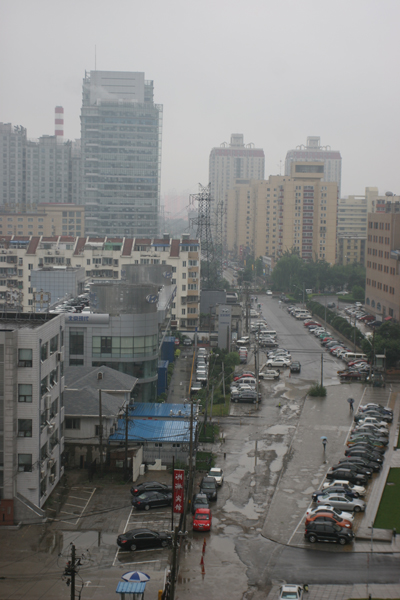
#> input picture image_dehaze/image/15.png, 400 x 600 px, found by its file name
$ python run.py -i ../../image_dehaze/image/15.png -o ../../image_dehaze/image/J.png   (Python 2 division)   (older library calls are emulated)
#> lines starting #> are read from the running program, lines starting #| are printed output that depends on the picture; after the words box and inside, x2 and y2 are one past the last pixel; in counts of white or black regions, pixels touching at a corner belong together
### Image-Dehazing-using-CNN/src/AImage.py
import numpy;
from scipy import misc;

#A class to hold an Image
class AImage(object):
    """
    Class to hold an Image.
    """
    #img_array is the matrix of pixels in img
    __img_array__ = None;
    #filename is the path to the image in img
    __filename__ = None;

    def __init__(self, img=None, filename=None):
        self.__filename__ = filename
        self.__img_array__ = img

    def height(self):
        return self.__img_array__.shape[0]

    def width(self):
        return self.__img_array__.shape[1]

    def colors(self):
        return self.__img_array__.shape[2]

    def filename(self):
        return self.__filename__

    def __getitem__(self, index):
        return self.__img_array__[index]

    def __setitem__(self, index, value):
        self.__img_array__[index] = value

    def array(self):
        return self.__img_array__

    def show(self):
        misc.imshow(self.__img_array__)

    # [9 lines left out: function fromarray, not called in this run]

    @staticmethod
    def open(filename):
        try:
            array = misc.imread(filename)
#> array is the input picture: shape (600, 400, 3); mean R, G, B 125.5, 125.7, 124.4
            #check if the array is float type
            if array.dtype != numpy.float64:
                #cast to float with values from 0 to 1
                array = numpy.divide(numpy.asfarray(array), 255.0)

            img = AImage(array, filename)
        except IOError:
            raise IOError

        return img

    @staticmethod
    def save(im, filename):
        if type(im) is AImage:
            misc.imsave(filename, im.array())
            simg = AImage(im.array(), filename)
        elif type(im) is numpy.ndarray:
            misc.imsave(filename, im)
            simg = AImage(im, filename)
        else:
            raise TypeError('im parameter should be either a numpy.ndarray or AImage.AImage')

        return simg


### Image-Dehazing-using-CNN/src/DarkChannel.py
import numpy;

def estimate(imgar, ps=15):

    #Padding of the image to have windows of ps x ps size centered at each image pixel
    impad = numpy.pad(imgar, [(ps/2,ps/2), (ps/2,ps/2) , (0,0)], 'edge')

    #Jdark is the Dark channel to be found
    jdark = numpy.zeros((imgar.shape[0],imgar.shape[1]))

    for i in range(ps/2, (imgar.shape[0]+ps/2)):
        for j in range(ps/2, (imgar.shape[1]+ps/2)):
            #creates the patch P(x) of size ps x ps centered at x
            patch = impad[i-ps/2:i+1+ps/2, j-ps/2:j+1+ps/2]
            #selects the minimum value in this patch and set as the dark channel of pixel x
            jdark[i-ps/2, j-ps/2] = patch.min()

    return jdark


### Image-Dehazing-using-CNN/src/AtmLight.py
import numpy;

def estimate(imgar, jdark, px=1e-3):

    #reshape both matrix to get it in 1-D array shape
    imgavec = numpy.resize(imgar, (imgar.shape[0]*imgar.shape[1], imgar.shape[2]))
    jdarkvec = numpy.reshape(jdark, jdark.size)

    #the number of pixels to be considered
    numpx = numpy.int(jdark.size * px)

    #index sort the jdark channel in descending order
    isjd = numpy.argsort(-jdarkvec)

    asum = numpy.array([0.0,0.0,0.0])
    for i in range(0, numpx):
        asum[:] += imgavec[isjd[i], :]

    A = numpy.array([0.0,0.0,0.0])
    A[:] = asum[:]/numpx

    #returns the calculated airlight A
    return A


### Image-Dehazing-using-CNN/src/Dehaze.py
import DarkChannel;
import AtmLight;
import Transmission;
import Refine;
import Radiance;
import numpy;


def dehaze(imgar, a=None, t=None, rt=None, tmin=0.1, ps=15, w=0.95, px=1e-3, r=40, eps=1e-3, m=False):
    """
    Parameters
    -----------
    imgar:    an H*W RGB hazed image
    a:        the atmospheric light RGB array of imgar (default=None, will be calculated internally)
    t:        the transmission matrix H*W of imgar (default=None, will be calculated internally)
    rt:       the raw transmission matrix H*W of imgar, to be refined (default=None, will be calculated internally)
    tmin:     the minimum value the transmission can take (default=0.1)
    ps:       the patch size for dark channel estimation (default=15)
    w:        the omega weight, ammount of haze to be kept (default=0.95)
    px:       the percentage of brightest pixels to be considered when estimating atmospheric light (default=1e-3, i.e. 0.1%)
    r:        the radius of the guided filter in pixels (default=40)
    eps:      the epsilon parameter for guided filter (default=1e-3)
    m:        print out messages along processing

    Return
    -----------
    The dehazed image version of imgar, dehazed (a H*W RGB matrix).
    """

    jdark = DarkChannel.estimate(imgar, ps)
#> after the loop in estimate, `for i in range(ps/2, (imgar.shape[0]+ps/2)):`:
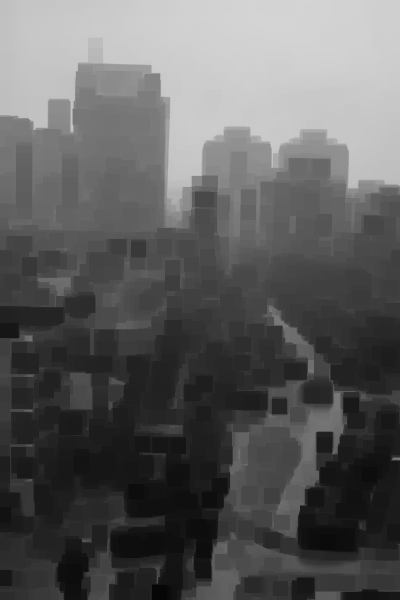
#> jdark: shape (600, 400) float64; min 0.0235, max 0.831, mean 0.368
    #return jdark
    #if no atmospheric given
    if a == None:
        a = AtmLight.estimate(imgar, jdark)
#> after the loop in estimate, `for i in range(0, numpx):`: asum = [200.8, 200.6, 202.5]
#> a = [0.837, 0.836, 0.844]
        if(m == True):
            print 'Atmospheric Light estimated.'

    #if no raw transmission and complete transmission given
    if rt == None and t == None:
        rt = Transmission.estimate(imgar, a, w)
#> after the loop in estimate, `for c in range(0, imgar.shape[2]):`:
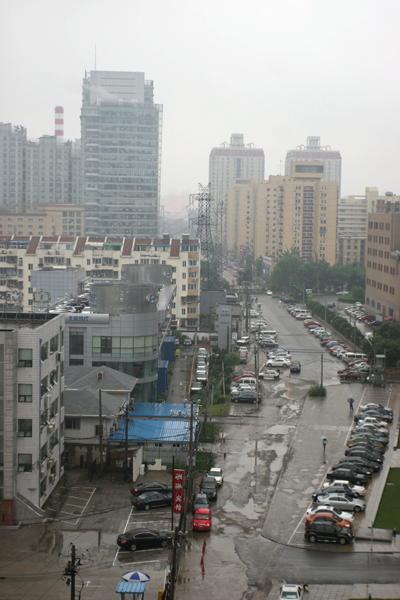
#> nimg: shape (600, 400, 3) float64; mean R, G, B 0.588, 0.59, 0.578; drawn with min black and max white
        #threshold of raw transmission
        rt = numpy.maximum(rt, tmin)
        if(m == True):
            print 'Transmission estimated.'

    #if no complete transmission given, refine the raw using guided filter
    if t == None:
        t = Refine.guided_filter(imgar, rt)
        if(m == True):
           print 'Transmission refined.'

    #recover the scene radiance
    dehazed = Radiance.recover(imgar, a, t, tmin)
    if(m == True):
       print 'Radiance recovered.'

    return dehazed

### Image-Dehazing-using-CNN/src/Transmission.py
import numpy;
import DarkChannel;


def estimate(imgar, A, w=0.95):
    """
    Parameters
    -----------
    imgar:    an H*W RGB hazed image
    A:        the atmospheric light of imgar
    w:        the omega weight parameter, the amount of haze to be removed (default=0.95)

    Return
    -----------
    The transmission estimated in imgar, t (a H*W matrix).
    """
    #the normalized haze image
    nimg = numpy.zeros(imgar.shape)

    #calculate the normalized haze image
    for c in range(0, imgar.shape[2]):
        nimg[:,:,c] = imgar[:,:,c]/A[c]

    #estimate the dark channel of the normalized haze image
    njdark = DarkChannel.estimate(nimg)
#> call 2 of estimate, with ps = 15
#> after the loop in estimate (call 2), `for i in range(ps/2, (imgar.shape[0]+ps/2)):`:
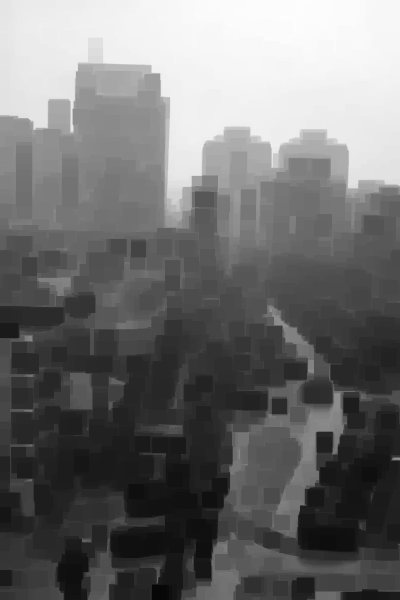
#> jdark: shape (600, 400) float64; min 0.0279, max 0.995, mean 0.439

    #calculates the transmisson t
    t = 1-w*njdark+0.25

    return t

### Image-Dehazing-using-CNN/src/Refine.py
import numpy;

def guided_filter(imgar, p, r=40, eps=1e-3):
    """
    Parameters
    -----------
    imgar:    an H*W RGB image used as guidance.
    p:        the H*W filter to be guided
    r:        the radius of the guided filter (in pixels, default=40)
    eps:      the epsilon parameter (default=1e-3)

    Return
    -----------
    The guided filter p'.
    """
    #H: height, W: width, C:colors
    H, W, C = imgar.shape
    #S is a matrix with the sizes of each local patch (window wk)
    S = __boxfilter__(numpy.ones((H, W)), r)

    #the mean value of each channel in imgar
    mean_i = numpy.zeros((C, H, W))

    for c in range(0, C):
        mean_i[c] = __boxfilter__(imgar[:,:, c], r)/S

    #the mean of the guided filter p
    mean_p = __boxfilter__(p, r)/S

    #the correlation of (imgar, p) corr_ip in each channel
    mean_ip = numpy.zeros((C, H, W))
    for c in range(0, C):
        mean_ip[c] = __boxfilter__(imgar[:,:,c]*p, r)/S

    #covariance of (imgar, p) cov_ip in each channel
    cov_ip = numpy.zeros((C, H, W))
    for c in range(0, C):
        cov_ip[c] = mean_ip[c] - mean_i[c]*mean_p

    #variance of imgar in each local patch (window wk), used to build the matrix sigma_k in eq.(14)
    #The variance in each window is a 3x3 symmetric matrix with variance as its values:
    #           rr, rg, rb
    #   sigma = rg, gg, gb
    #           rb, gb, bb
    var_i = numpy.zeros((C, C, H, W))
    #variance of (Red, Red)
    var_i[0, 0] = __boxfilter__(imgar[:,:,0]*imgar[:,:,0], r)/S - mean_i[0]*mean_i[0]
    #variance of (Red, Green)
    var_i[0, 1] = __boxfilter__(imgar[:,:,0]*imgar[:,:,1], r)/S - mean_i[0]*mean_i[1]
    #variance of (Red, Blue)
    var_i[0, 2] = __boxfilter__(imgar[:,:,0]*imgar[:,:,2], r)/S - mean_i[0]*mean_i[2]
    #variance of (Green, Green)
    var_i[1, 1] = __boxfilter__(imgar[:,:,1]*imgar[:,:,1], r)/S - mean_i[1]*mean_i[1]
    #variance of (Green, Blue)
    var_i[1, 2] = __boxfilter__(imgar[:,:,1]*imgar[:,:,2], r)/S - mean_i[1]*mean_i[2]
    #variance of (Blue, Blue)
    var_i[2, 2] = __boxfilter__(imgar[:,:,2]*imgar[:,:,2], r)/S - mean_i[2]*mean_i[2]

    a=numpy.zeros((H,W,C))

    for i in range(0, H):
        for j in range(0, W):
            sigma = numpy.array([ [var_i[0, 0, i, j], var_i[0, 1, i, j], var_i[0, 2, i, j]],
                                  [var_i[0, 1, i, j], var_i[1, 1, i, j], var_i[1, 2, i, j]],
                                  [var_i[0, 2, i, j], var_i[1, 2, i, j], var_i[2, 2, i, j]]])

            #covariance of (imgar, p) in pixel (i,j) for the 3 channels
            cov_ip_ij = numpy.array([ cov_ip[0, i, j], cov_ip[1, i, j], cov_ip[2, i, j]])

            a[i, j] = numpy.dot(cov_ip_ij, numpy.linalg.inv(sigma + eps*numpy.identity(3))) #eq.(14)

    b = mean_p - a[:,:,0]*mean_i[0,:,:] - a[:,:,1]*mean_i[1,:,:] - a[:,:,2]*mean_i[2,:,:] #eq.(15)

    #the filter p'  eq.(16)
    pp = ( __boxfilter__(a[:,:,0], r)*imgar[:,:,0]
          +__boxfilter__(a[:,:,1], r)*imgar[:,:,1]
          +__boxfilter__(a[:,:,2], r)*imgar[:,:,2]
          +__boxfilter__(b, r) )/S

    return pp


def __boxfilter__(m, r):
    """
    Parameters
    ----------
    m:  a 2-D matrix data normalized to [0.0, 1.0]
    r:  radius of the window considered

    Return
    -----------
    The filtered matrix m'.
    """
    #H: height, W: width
    H, W = m.shape
    #the output matrix m'
    mp = numpy.zeros(m.shape)

    #cumulative sum over y axis
    ysum = numpy.cumsum(m, axis=0)
    #copy the accumulated values of the windows in y
    mp[0:r+1, : ] = ysum[r:(2*r)+1, : ]
    #differences in y axis
    mp[r+1:H-r, : ] = ysum[(2*r)+1: , : ] - ysum[ :H-(2*r)-1, : ]
    mp[(-r): , : ] = numpy.tile(ysum[-1, : ], (r, 1)) - ysum[H-(2*r)-1:H-r-1, : ]

    #cumulative sum over x axis
    xsum = numpy.cumsum(mp, axis=1)
    #copy the accumulated values of the windows in x
    mp[ : , 0:r+1] = xsum[ : , r:(2*r)+1]
    #difference over x axis
    mp[ : , r+1:W-r] = xsum[ : , (2*r)+1: ] - xsum[ : , :W-(2*r)-1]
    mp[ : , -r: ] = numpy.tile(xsum[ : , -1][:, None], (1, r)) - xsum[ : , W-(2*r)-1:W-r-1]

    return mp

### Image-Dehazing-using-CNN/src/Radiance.py
import numpy;

def recover(imgar, atm, t, tmin=0.1):
    """
    Parameters
    -----------
    imgar:    an H*W RGB hazed image
    atm:      the atmospheric light in imgar
    t:        the transmission in imgar
    tmin:     the minimum value that transmission can take (default=0.1)

    Return
    -----------
    The imaged recovered and dehazed, j (a H*W RGB matrix).
    """

    #the output dehazed image
    j = numpy.zeros(imgar.shape)

    #equation (16)
    for c in range(0, imgar.shape[2]):
        j[:,:, c] = ((imgar[:,:,c]-atm[c])/numpy.maximum(t[:,:], tmin))+atm[c]

    return j/numpy.amax(j)

### Image-Dehazing-using-CNN/src/run.py
import argparse;
import sys; sys.dont_write_bytecode = True
from AImage import AImage;
from Dehaze import dehaze;
import numpy;


#Prepare the arguments the program shall receive
def __prepareargs__():
    parser = argparse.ArgumentParser(description='Single Image Haze Removal.')
    parser.add_argument('-i', nargs=1, type=str, help='input image path', required=True)
    parser.add_argument('-o', nargs=1, type=str, help='output image path', required=True)
    parser.add_argument('-a', nargs=1, type=str, help='atm. light file path (default=None)', required=False)
    parser.add_argument('-t', nargs=1, type=str, help='transmission file path (default=None)', required=False)
    parser.add_argument('-rt', nargs=1, type=str, help='raw transmission file path (default=None)', required=False)
    parser.add_argument('-tmin', nargs=1, type=float, help='minimum transmission allowed (default=0.1)', required=False)
    parser.add_argument('-ps', nargs=1, type=int, help='patch size (default=15)', required=False)
    parser.add_argument('-w', nargs=1, type=float, help='omega weight (default=0.95)', required=False)
    parser.add_argument('-px', nargs=1, type=float, help='percentage of pixels for the atm. light (default=1e-3)', required=False)
    parser.add_argument('-r', nargs=1, type=int, help='pixel radius of guided filter (default=40)', required=False)
    parser.add_argument('-eps', nargs=1, type=float, help='epsilon of guided filter(default=1e-3)', required=False)
    parser.add_argument('-m', action='store_const', help='print out messages along processing', const=True, default=False, required=False)

    return parser

#Parse the input arguments and returns a dictionary with them
def __getargs__(parser):
    args = vars(parser.parse_args())
    return args


#The main module, in case this program was called as the main program
if __name__ == '__main__':
    #receive and prepare the arguments
    parser = __prepareargs__()
    args = __getargs__(parser)

    #get required parameters
    #input_img_file = args['i'][0]
    #output_img_file = args['o'][0]
    input_img_file = '/Users/Sanjay/Documents/CDSAML_Project/image_dehaze/image/15.png'
    output_img_file = '/Users/Sanjay/Documents/CDSAML_Project/image_dehaze/image/j.png'

    #default values of optional parameters
    a = None
    t = None
    rt = None
    tmin=0.1
    ps=15
    w=0.95
    px=1e-3
    r=40
    eps=1e-3
    m = args['m']

    #check for optional parameters
    if args['a'] != None:
        a = numpy.loadtxt(args['a'][0])
    if args['t'] != None:
        t = numpy.loadtxt(args['t'][0])
    if args['rt'] != None:
        rt = numpy.loadtxt(args['rt'][0])
    if args['tmin'] != None:
        tmin = args['tmin'][0]
    if args['ps'] != None:
        ps = args['ps'][0]
    if args['w'] != None:
        w = args['w'][0]
    if args['px'] != None:
        px = args['px'][0]
    if args['r'] != None:
        r = args['r'][0]
    if args['eps'] != None:
        eps = args['eps'][0]

    #tries to open the input image
    try:
        img = AImage.open(input_img_file)
        if(m == True):
            print 'Image \''+input_img_file+'\' opened.'
    except IOError:
        print 'File \''+input_img_file+'\' cannot be found.'
        sys.exit()

    #Dehaze the input image
    oimg = dehaze(img.array(), a, t, rt, tmin, ps, w, px, r, eps, m)
#> in __boxfilter__, `ysum = numpy.cumsum(m, axis=0)`: m: shape (600, 400) float64; every value is 1
#> in __boxfilter__, `mp[ : , -r: ] = numpy.tile(xsum[ : , -1][:, None], (1, r)) - xsum[ : ,..`: mp: shape (600, 400) float64; min 1681, max 6561, mean 6018.7
#> in __boxfilter__ (call 5), `mp[(-r): , : ] = numpy.tile(ysum[-1, : ], (r, 1)) - ysum[H-(2*r)-1:H-r..`: mp: shape (600, 400) float64; min 12.61, max 95.61, mean 65.6
#> in __boxfilter__ (call 5), `mp[ : , 0:r+1] = xsum[ : , r:(2*r)+1]`: mp: shape (600, 400) float64; min 12.61, max 7276.6, mean 482.9
#> in __boxfilter__ (call 5), `mp[ : , -r: ] = numpy.tile(xsum[ : , -1][:, None], (1, r)) - xsum[ : ,..`:
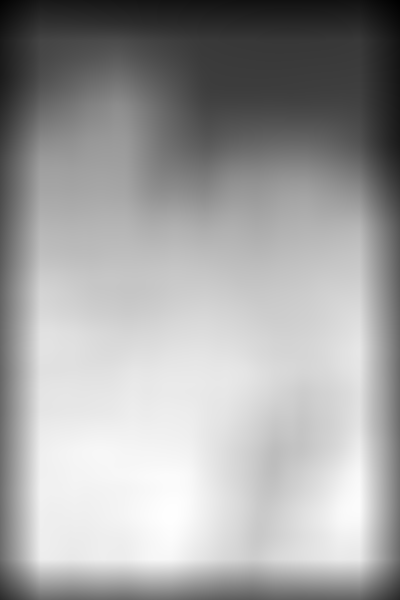
#> mp: shape (600, 400) float64; min 547.8, max 7642.6, mean 5037.8; drawn with min black and max white
#> in __boxfilter__ (call 9), `mp[(-r): , : ] = numpy.tile(ysum[-1, : ], (r, 1)) - ysum[H-(2*r)-1:H-r..`:
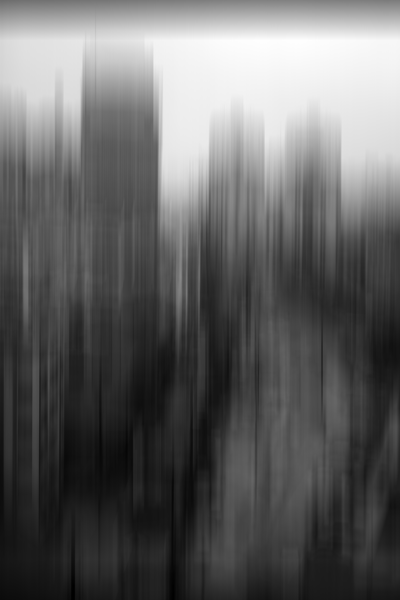
#> mp: shape (600, 400) float64; min 0.319, max 55.72, mean 22; drawn with min black and max white
#> in __boxfilter__ (call 9), `xsum = numpy.cumsum(mp, axis=1)`:
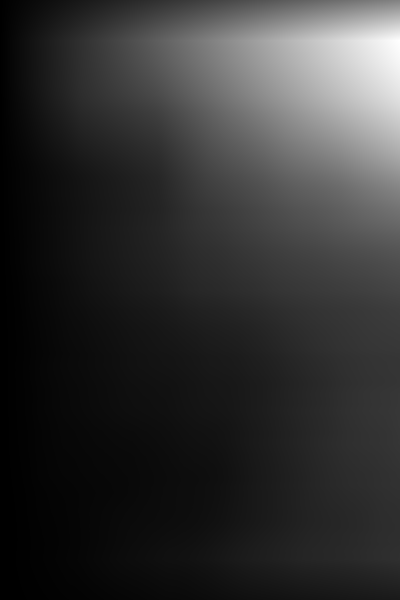
#> xsum: shape (600, 400) float64; min 2.86, max 21098.1, mean 4157.2; drawn with min black and max white
#> in __boxfilter__ (call 9), `mp[ : , 0:r+1] = xsum[ : , r:(2*r)+1]`: mp: shape (600, 400) float64; 10.25% of pixels changed, all inside (x1, y1, x2, y2) = (0, 0, 41, 600)
#> in __boxfilter__ (call 10), `mp[(-r): , : ] = numpy.tile(ysum[-1, : ], (r, 1)) - ysum[H-(2*r)-1:H-r..`: mp: shape (600, 400) float64; min 0.333, max 55.67, mean 22
#> in __boxfilter__ (call 10), `mp[ : , 0:r+1] = xsum[ : , r:(2*r)+1]`:
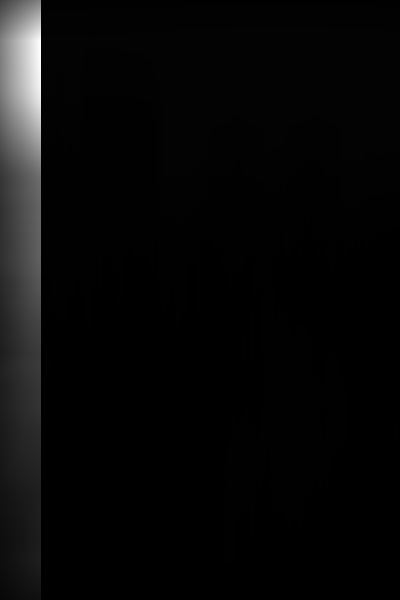
#> mp: shape (600, 400) float64; min 0.333, max 3987.1, mean 142.8; drawn with min black and max white

    #save the image to file
    simg = AImage.save(oimg, output_img_file)
    if(m == True):
        print 'Image \''+output_img_file+'\' saved.'

    print 'Dehazing finished!'

$ run again, with image_dehaze/image/16.png copied over image_dehaze/image/15.png
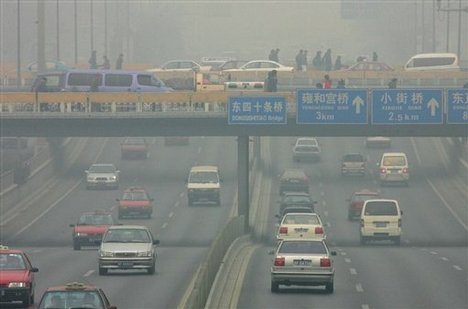
#> input picture image_dehaze/image/16.png, 468 x 309 px, found by its file name
#> in open, array is the input picture: shape (309, 468, 3); mean R, G, B 129.8, 134.6, 130.6
#> after the loop in estimate, `for i in range(ps/2, (imgar.shape[0]+ps/2)):`:
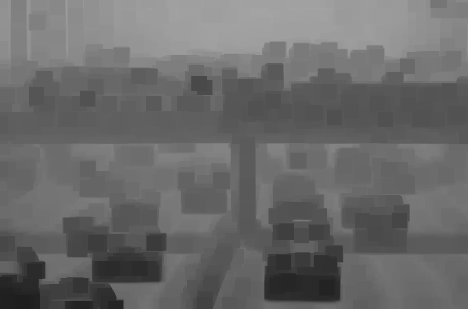
#> jdark: shape (309, 468) float64; min 0.118, max 0.643, mean 0.415
#> after the loop in estimate, `for i in range(0, numpx):`: asum = [98.53, 99.16, 93.2]
#> a = [0.684, 0.689, 0.647]
#> m: shape (309, 468) float64; every value is 1
#> in __boxfilter__ (call 10), `mp[ : , 0:r+1] = xsum[ : , r:(2*r)+1]`:
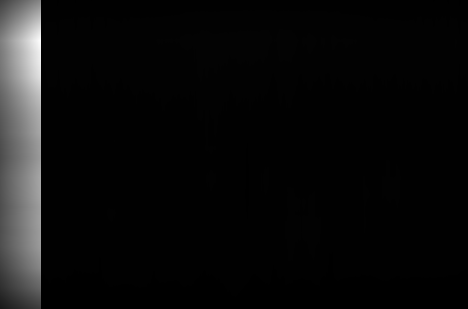
#> mp: shape (309, 468) float64; min 5.37, max 2337.3, mean 121.7; drawn with min black and max white

$ run again, with image_dehaze/image/17.png copied over image_dehaze/image/15.png
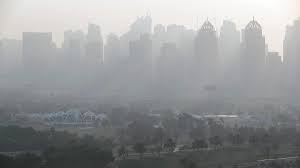
#> input picture image_dehaze/image/17.png, 300 x 168 px, found by its file name
#> in open, array is the input picture: shape (168, 300, 3); mean R, G, B 148.3, 149.8, 151
#> after the loop in estimate, `for i in range(ps/2, (imgar.shape[0]+ps/2)):`:
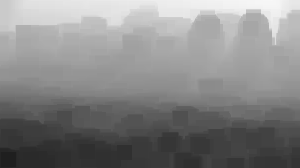
#> jdark: shape (168, 300) float64; min 0.122, max 0.973, mean 0.52
#> after the loop in estimate, `for i in range(0, numpx):`: asum = [49.68, 49.65, 49.25]
#> a = [0.994, 0.993, 0.985]
#> m: shape (168, 300) float64; every value is 1
#> in __boxfilter__ (call 10), `mp[ : , 0:r+1] = xsum[ : , r:(2*r)+1]`:
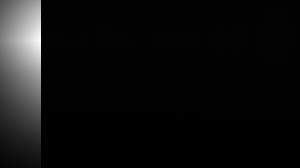
#> mp: shape (168, 300) float64; min 2.52, max 3850.1, mean 234.1; drawn with min black and max white
